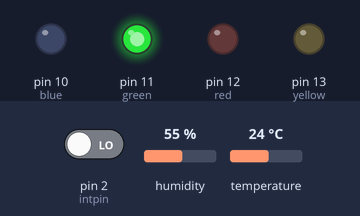
The sketch below on a simulated Arduino Uno, built with avr-gcc and run on an emulated ATmega328P. Shown: output pins drawn as LEDs (lit = HIGH). Inputs (shaded band) come from the test bench; at power-on: temperature 24 °C, pin 2 (intpin) LOW, humidity 55 %. What the sketch prints to the serial monitor is not drawn.

Above: at 2.8 s.
2.9 s: temperature set to 21 °C
5.6 s: temperature set to 18 °C
At 6.6 s:
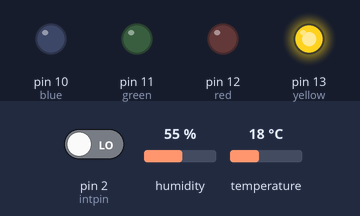
8.3 s: pin 2 (intpin) driven HIGH
At 10.6 s:
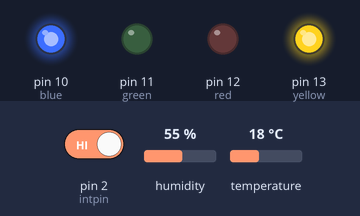
12.6 s: temperature set to 16 °C
15.3 s: temperature set to 13 °C
At 18.1 s:
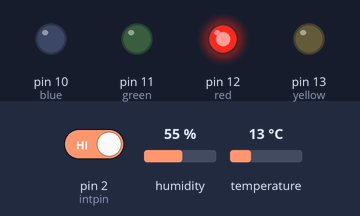
18.7 s: temperature set to 19 °C
At 20.5 s:
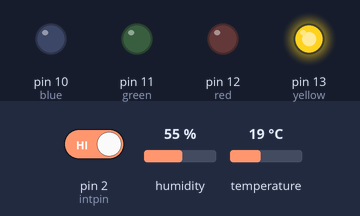
Timing chart, 0 to 22.0 s (numbered marks = the images above; inputs shaded):
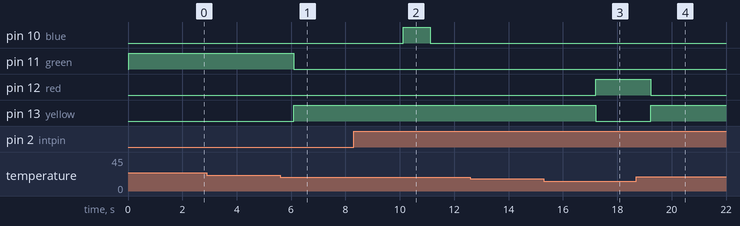

Measured:
- the behaviour switches between 20 and 19 °C on temperature (found by bisection; images 0 and 1)
- the behaviour switches between 15 and 14 °C on temperature (found by bisection; images 2 and 3)
- after the input at 5.6 s, pin 11 (green): HIGH → LOW after 0.49 s; pin 13 (yellow): LOW → HIGH after 0.49 s
- after the input at 8.3 s, pin 10 (blue): LOW → HIGH after 1.8 s, → LOW 1.0 s later
- after the input at 15.3 s, pin 12 (red): LOW → HIGH after 1.9 s; pin 13 (yellow): HIGH → LOW after 1.9 s
- after the input at 18.7 s, pin 12 (red): HIGH → LOW after 0.53 s; pin 13 (yellow): LOW → HIGH after 0.53 s

The sketch:

weed2_humidty_sensor.ino
```cpp
#include "DHT.h"


#define DHTTYPE DHT11
#define DHTPOWER 7
#define DHTGROUND 4
#define DHTPIN 6
#define intpin 2
#define yellow 13
#define red 12
#define green 11
#define blue 10

#define limit_15 15
#define limit_20 20
float t = 0;
float h = 0;
void read_datas();

bool flag = false;

DHT dht(DHTPIN, DHTTYPE);


void isr_(){
  flag =  true ;
  }

void work_leds() {
  digitalWrite(red, LOW);
  digitalWrite(yellow, LOW);
  digitalWrite(green, LOW);
  digitalWrite(blue, LOW);

  if (t < limit_15) {
    digitalWrite(red, HIGH);
  }
  else if (t < limit_20) {
    digitalWrite(yellow, HIGH);
  }
  else {
    digitalWrite(green, HIGH);
  }
}

void read_datas() {
  h = dht.readHumidity();
  t = dht.readTemperature();

  if (isnan(h) || isnan(t) ) {
    Serial.println(F("Failed to read from DHT sensor!"));
    return;
  }
}


void setup() {
  Serial.begin(9600);
  Serial.println(F("DHTxx test!"));
  pinMode(DHTPOWER, OUTPUT);
  pinMode(DHTGROUND, OUTPUT);
  pinMode(yellow, OUTPUT);
  pinMode(red, OUTPUT);
  pinMode(blue, OUTPUT);
  pinMode(green, OUTPUT);
  dht.begin();
  attachInterrupt(digitalPinToInterrupt(intpin), isr_, RISING);
}


void loop() {

  if (flag){
    flag = false;
    digitalWrite(blue, HIGH);
    delay(1000);
    digitalWrite(blue, LOW);
  }
  read_datas();
  work_leds();
  delay(2000);


}
```
